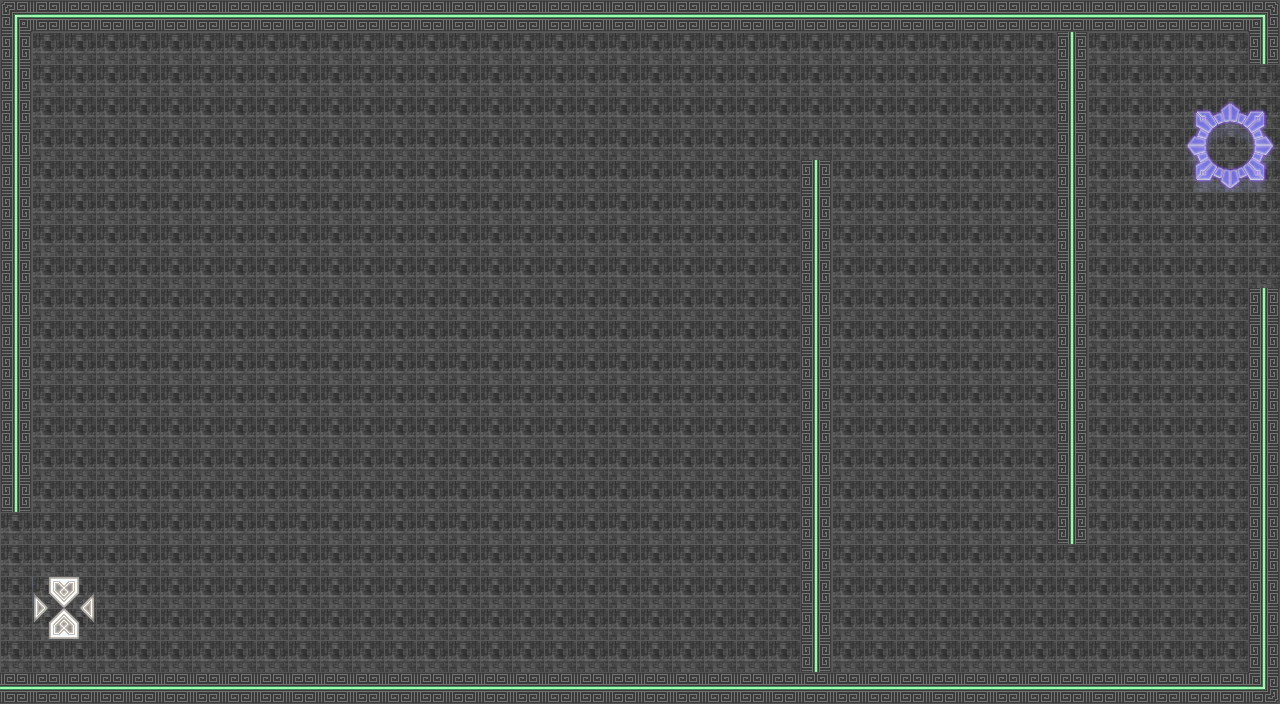

This game map was drawn from its Tiled (.tmx) file and the tilesets committed beside it. A one-line description and the trimmed map source follow:
An orthogonal 40x22 tile map with 32x32 px tiles, 4 tile layers (Tile Layer 1, Tile Layer 2, Tile Layer 3, Tile Layer 4), 15 tilesets and 14 objects (Mob Spawn, WayPoint1, WayPoint2, WayPoint3, WayPoint4, ...).

<map version="1.0" orientation="orthogonal" width="40" height="22" tilewidth="32" tileheight="32">
 <tileset firstgid="1" name="Futuristic_A1" tilewidth="32" tileheight="32">
  <image source="Map Assets/Future Tiles/Tilesets/Futuristic_A1.png" width="512" height="384" />
 </tileset>
 <tileset firstgid="193" name="Futuristic_A2" tilewidth="32" tileheight="32">
  <image source="Map Assets/Future Tiles/Tilesets/Futuristic_A2.png" width="512" height="384" />
 </tileset>
 <tileset firstgid="385" name="Futuristic_A3" tilewidth="32" tileheight="32">
  <image source="Map Assets/Future Tiles/Tilesets/Futuristic_A3.png" width="512" height="256" />
 </tileset>
 <tileset firstgid="513" name="Futuristic_A4" tilewidth="32" tileheight="32">
  <image source="Map Assets/Future Tiles/Tilesets/Futuristic_A4.png" width="512" height="480" />
 </tileset>
 <tileset firstgid="753" name="Futuristic_A5" tilewidth="32" tileheight="32">
  <image source="Map Assets/Future Tiles/Tilesets/Futuristic_A5.png" width="256" height="512" />
 </tileset>
 <tileset firstgid="881" name="Futuristic_TileB" tilewidth="32" tileheight="32">
  <image source="Map Assets/Future Tiles/Tilesets/Futuristic_TileB.png" width="512" height="512" />
 </tileset>
 <tileset firstgid="1137" name="Futuristic_TileC" tilewidth="32" tileheight="32">
  <image source="Map Assets/Future Tiles/Tilesets/Futuristic_TileC.png" width="512" height="512" />
 </tileset>
 <tileset firstgid="1393" name="Futuristic_TileD" tilewidth="32" tileheight="32">
  <image source="Map Assets/Future Tiles/Tilesets/Futuristic_TileD.png" width="512" height="512" />
 </tileset>
 <tileset firstgid="1649" name="Futuristic_TileE" tilewidth="32" tileheight="32">
  <image source="Map Assets/Future Tiles/Tilesets/Futuristic_TileE.png" width="512" height="512" />
 </tileset>
 <tileset firstgid="1905" name="TileA5" tilewidth="32" tileheight="32">
  <image source="Map Assets/Future Tiles/System/TileA5.png" width="256" height="512" />
 </tileset>
 <tileset firstgid="2033" name="tileB" tilewidth="32" tileheight="32">
  <image source="Map Assets/Future Tiles/System/tileB.png" width="512" height="512" />
 </tileset>
 <tileset firstgid="2289" name="tileC" tilewidth="32" tileheight="32">
  <image source="Map Assets/Future Tiles/System/tileC.png" width="512" height="512" />
 </tileset>
 <tileset firstgid="2545" name="tileD" tilewidth="32" tileheight="32">
  <image source="Map Assets/Future Tiles/System/tileD.png" width="512" height="512" />
 </tileset>
 <tileset firstgid="2801" name="tileE" tilewidth="32" tileheight="32">
  <image source="Map Assets/Future Tiles/System/tileE.png" width="512" height="512" />
 </tileset>
 <tileset firstgid="3057" name="Window" tilewidth="32" tileheight="32">
  <image source="Map Assets/Future Tiles/System/Window.png" width="128" height="128" />
 </tileset>
 <layer name="Tile Layer 1" width="40" height="22">
  <data>[880 cells, 0 non-empty, 0 distinct tile ids]</data>
 </layer>
 <layer name="Tile Layer 2" width="40" height="22">
  <data>[880 cells, 880 non-empty, 6 distinct tile ids]</data>
 </layer>
 <layer name="Tile Layer 3" width="40" height="22">
  <data>[880 cells, 45 non-empty, 14 distinct tile ids]</data>
 </layer>
 <layer name="Tile Layer 4" width="40" height="22">
  <data>[880 cells, 0 non-empty, 0 distinct tile ids]</data>
 </layer>
 <objectgroup name="Object Layer 1" width="40" height="22">
  <object name="Mob Spawn" x="1231" y="118" width="31" height="29">
   <properties>
    <property name="spawn" value="&quot;spawn&quot;" />
   </properties>
  </object>
  <object name="WayPoint1" x="1117" y="141" width="34" height="19">
   <properties>
    <property name="WayPoint" value="1" />
   </properties>
  </object>
  <object name="WayPoint2" x="1153" y="470" width="25" height="21">
   <properties>
    <property name="WayPoint" value="2" />
   </properties>
  </object>
  <object name="WayPoint3" x="1118" y="633" width="23" height="23">
   <properties>
    <property name="WayPoint" value="3" />
   </properties>
  </object>
  <object name="WayPoint4" x="940" y="83" width="21" height="28">
   <properties>
    <property name="WayPoint" value="4" />
   </properties>
  </object>
  <object name="WayPoint5" x="856" y="628" width="16" height="20">
   <properties>
    <property name="WayPoint" value="5" />
   </properties>
  </object>
  <object name="WayPoint6" x="777" y="67" width="32" height="29">
   <properties>
    <property name="WayPoint" value="6" />
   </properties>
  </object>
  <object name="WayPoint7" x="620" y="560" width="25" height="26">
   <properties>
    <property name="WayPoint" value="7" />
   </properties>
   <ellipse />
  </object>
  <object name="WayPoint8" x="601" y="69" width="25" height="19">
   <properties>
    <property name="WayPoint" value="8" />
   </properties>
   <ellipse />
  </object>
  <object name="WayPoint9" x="358" y="572" width="29" height="19">
   <properties>
    <property name="WayPoint" value="9" />
   </properties>
   <ellipse />
  </object>
  <object name="WayPoint10" x="348" y="71" width="28" height="24">
   <properties>
    <property name="WayPoint" value="10" />
   </properties>
   <ellipse />
  </object>
  <object name="WayPoint11" x="124" y="63" width="28" height="17">
   <properties>
    <property name="WayPoint" value="11" />
   </properties>
   <ellipse />
  </object>
  <object name="WayPoint12" x="130" y="583" width="30" height="25">
   <properties>
    <property name="WayPoint" value="12" />
   </properties>
   <ellipse />
  </object>
  <object name="InZone" x="25" y="551" width="65" height="80">
   <properties>
    <property name="InZone" value="&quot;score!&quot;" />
   </properties>
  </object>
 </objectgroup>
</map>
